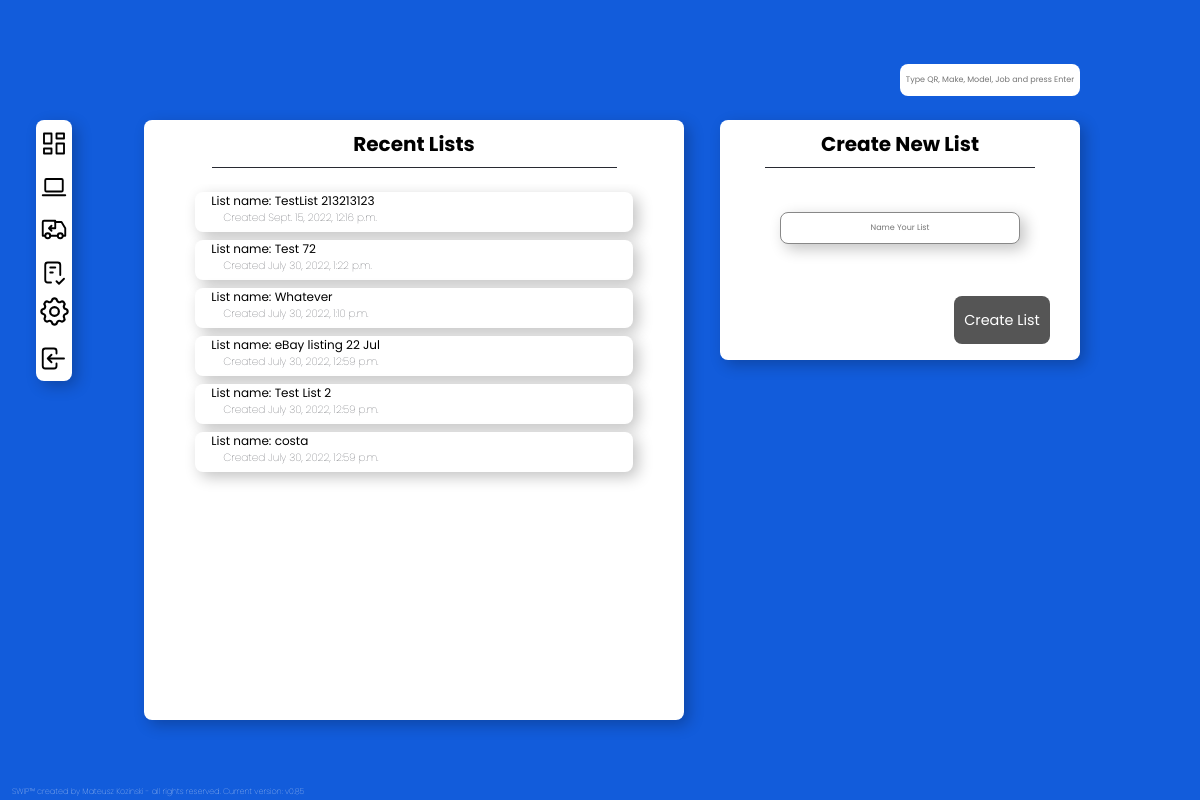
Page /lists on the committed database.
### SWIPapp/models.py (models this page shows)
class Lists(models.Model):
    ListName = models.CharField(max_length=100, default='')
    AttachedAssets = models.ManyToManyField(Asset)
    Created = models.DateTimeField(auto_now_add=True)
    class Meta:
        ordering =['-Created']

### SWIPapp/views.py (the view)
# urls.py: path('lists', views.lists, name='lists'),
def lists(request):
    list = Lists.objects.filter()[:20]
    form = CreateNewList()
    if request.method == 'POST':
        form = CreateNewList(request.POST)
        if form.is_valid():
            form.save()
    context = {'list':list,
                'form':form
    }
    return render (request, 'SWIPapp/lists.html', context)

### SWIPapp/forms.py
class CreateNewList(forms.ModelForm):
    class Meta:
        model = Lists
        fields = ('ListName', )
        widgets = {
            'ListName': forms.TextInput(attrs={'class': 'ListName', 'placeholder': 'Name Your List'}),
    }

### SWIPapp/templates/SWIPapp/lists.html (shortened to what this page needs)
{% extends "SWIPapp/navbar.html" %}
{% load static %}
{%block content%}
<div class="recentorders">
    <div class='listtitle'>
        <h4> Recent Lists </h4>
    </div>
    <div class='listcontainer'>
        {%for i in list %}
        <a href='/list/{{i.id}}'>
            <div class="listitem2">
                <p class="maininfo"> List name: {{i.ListName}}</p>
                <p class="moreinfo"> Created {{i.Created}} </p>
            </div>
        </a>
        {% endfor %}
    </div>
</div>
<div class='createorder'>
    <div class='listtitle'><h4> Create New List</h4></div>
    <form method="POST" action =''>
    {{form.ListName}}
    <button class="submitbtn", name="save">Create List</button>
</form>
</div>
{% endblock %}

### SWIPapp/static/main3.css (style rules this page uses)
* { padding:0; margin:0; font-family: "Poppins", sans-serif; box-sizing: border-box; }
body { background: rgba(18,92,219,1); display: grid; place-content:center; min-height:100vh; min-width: 100vh; }
.recentorders { position:fixed; top:15vh; left:12vw; height: 75vh; width:45vw; background-color: white; border-radius: 1vh; box-shadow: 5px 5px 15px 0px rgba(0,0,0,0.24); }
.listtitle { display: flex; justify-content: center; align-items: center; margin-left: auto; margin-right: auto; height: 6vh; width: 75%; border-bottom:#282A32 solid 0.05vh; }
h4 { font-size: 2.5vh; color: black; }
.listcontainer { display: block; margin-left: auto; margin-right: auto; width: 90%; min-height: 70%; max-height: 80%; margin-top: 2vh; margin-bottom: 2vh; overflow-y:scroll; }
.listcontainer a { text-decoration: none; }
.listitem2 { background-color: white; border-radius: 1vh; box-shadow: 5px 5px 15px 0px rgba(0,0,0,0.24); display: block; margin-left: auto; margin-right: auto; margin-top: 1vh; width: 90%; text-align: center; height: 5vh; transition: ease 0.4s; }
p.maininfo { font-size: 1.5vh; color:black; text-align: left; margin-left: 2vh; margin-top: 1vh; }
p.moreinfo { font-size:1.3vh; font-weight: lighter; color: #282A32; text-align: left; margin-left: 3.5vh; }
.createorder { position:fixed; top:15vh; right: 10vw; height: 30vh; width:30vw; background-color: white; border-radius: 1vh; box-shadow: 5px 5px 15px 0px rgba(0,0,0,0.24); }
.submitbtn { position: absolute; top:22vh; right:2.5vw; height: 6vh; width: 8vw; background: #555; text-decoration: none; font-size: 1.8vh; color: white; border-radius: 1vh; border: none; transition: 0.4s; }
.createorder form { width: 100%; height: 50%; display: flex; justify-content: center; align-items: center; }
.ListName { text-align: center; background-color: white; font-size: 1vh; border-radius: 1vh; height: 4vh; width: 20vw; border-style: solid; border-color:#888; border-width: 0.1ch; margin: 1vh; box-shadow: 5px 5px 15px 0px rgba(0,0,0,0.24); }

### rows in the picture
Lists: ListName "TestList 213213123", Created "Sept. 15, 2022, 12:16 p.m."
Lists: ListName "Test 72", Created "July 30, 2022, 1:22 p.m."
Lists: ListName "Whatever", Created "July 30, 2022, 1:10 p.m."
Lists: ListName "eBay listing 22 Jul", Created "July 30, 2022, 12:59 p.m."
Lists: ListName "Test List 2", Created "July 30, 2022, 12:59 p.m."
Lists: ListName "costa", Created "July 30, 2022, 12:59 p.m."
